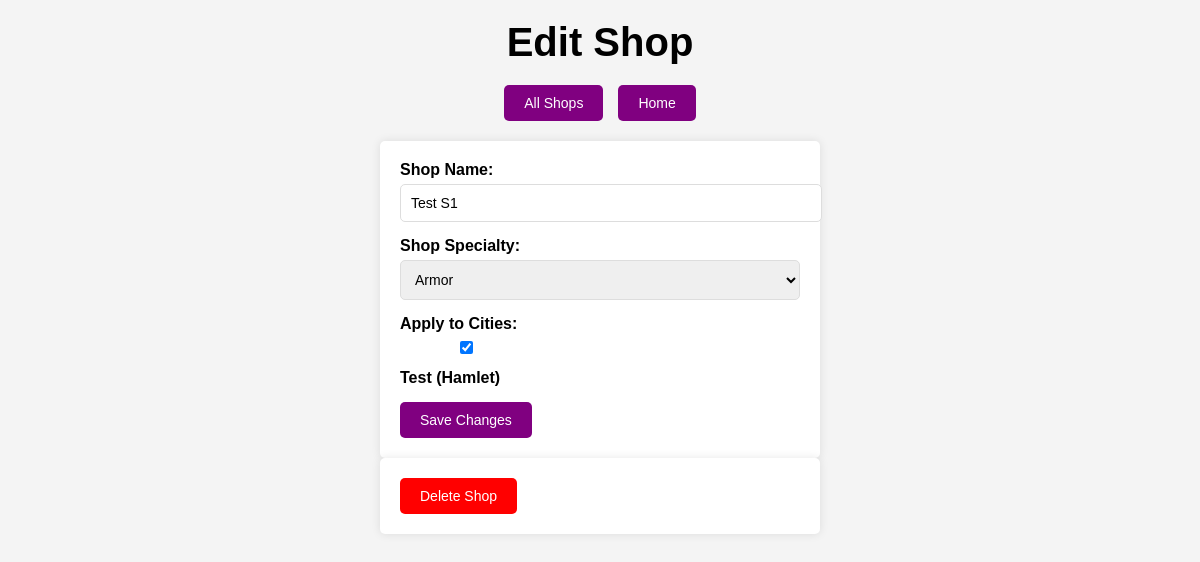
Page /shops/edit/1 on the committed database.
### app/models.py (models this page shows, shortened)
class Shop(db.Model):
    __tablename__ = "shops"
    shop_id = db.Column(db.Integer, primary_key=True)
    type = db.Column(db.String(100), nullable=False)
    name = db.Column(db.String(100), nullable=False)
    cities = db.relationship("City", secondary=shop_cities, back_populates="shops")
    inventory = db.relationship(
        "ShopInventory",
        back_populates="shop",
        cascade="all, delete-orphan"
    )

class City(db.Model):
    __tablename__ = "cities"
    city_id = db.Column(db.Integer, primary_key=True)
    name = db.Column(db.String(100), nullable=False, index=True)
    size = db.Column(db.String(50))
    population = db.Column(db.Integer)
    region = db.Column(db.String(100), index=True)
    shops = db.relationship("Shop", secondary=shop_cities, back_populates="cities", cascade="all, delete")

### app/routes/shop_routes.py (the view, shortened to what this page needs)
@shop_bp.route('/edit/<int:shop_id>', methods=['GET', 'POST'])
def edit_shop(shop_id):
    shop = Shop.query.get_or_404(shop_id)
    cities = City.query.all()
    linked_city_ids = [city.city_id for city in shop.cities]
    print(f"[DEBUG] Shop linked to cities: {linked_city_ids}")
    return render_template('GM_edit_shop.html', shop=shop, cities=cities, linked_city_ids=linked_city_ids)

### app/templates/GM_edit_shop.html (shortened to what this page needs)
<!DOCTYPE html>
<html>
<head>
</head>
<body>
    <h1>Edit Shop</h1>
    <div class="button-container">
        <button class="button" onclick="window.location.href='{{ url_for('shop.view_all_shops') }}'">All Shops</button>
        <button class="button" onclick="window.location.href='/'">Home</button>
    </div>
    <form method="POST">
        <label for="name">Shop Name:</label>
        <input type="text" id="name" name="name" value="{{ shop.name }}" required>
        <label for="type">Shop Specialty:</label>
        <select id="type" name="type" required>
            <option value="Armor" {% if shop.type == "Armor" %}selected{% endif %}>Armor</option>
        </select>
        <label for="cities">Apply to Cities:</label>
        <div class="checkbox-container">
            {% for city in cities %}
            <div>
                <input type="checkbox" id="city_{{ city.city_id }}" name="city_ids" value="{{ city.city_id }}"
                    {% if city.city_id in linked_city_ids %}checked{% endif %}>
                <label for="city_{{ city.city_id }}">{{ city.name }} ({{ city.size }})</label>
            </div>
            {% endfor %}
        </div>
        <div>
            <button type="submit">Save Changes</button>
        </div>
    </form>
    <form method="POST" action="{{ url_for('shop.delete_shop', shop_id=shop.shop_id) }}">
        <button type="submit" style="background-color: red;">Delete Shop</button>
    </form>
</body>
</html>

### app/templates/GM_edit_shop.html (style rules this page uses)
body { display: flex; flex-direction: column; align-items: center; justify-content: flex-start; height: 100vh; margin: 0; font-family: Arial, sans-serif; background-color: #f4f4f4; }
h1 { font-size: 2.5rem; color: black; margin-top: 20px; margin-bottom: 20px; }
.button-container { display: flex; justify-content: center; gap: 15px; margin-bottom: 20px; }
.button { background-color: purple; color: white; border: none; padding: 10px 20px; border-radius: 5px; font-size: 14px; cursor: pointer; transition: background-color 0.3s, transform 0.3s; }
form { display: flex; flex-direction: column; align-items: flex-start; background-color: white; padding: 20px; border-radius: 5px; box-shadow: 0 0 10px rgba(0, 0, 0, 0.1); width: 400px; }
label { margin-bottom: 5px; font-weight: bold; }
input, select { width: 100%; padding: 10px; margin-bottom: 15px; border: 1px solid #ddd; border-radius: 5px; font-size: 14px; }
.checkbox-container { display: flex; flex-direction: column; gap: 10px; margin-bottom: 15px; }
button[type="submit"] { background-color: purple; color: white; border: none; padding: 10px 20px; border-radius: 5px; cursor: pointer; font-size: 14px; transition: background-color 0.3s, transform 0.3s; }

### rows in the picture
Shop: name "Test S1", type "Armor"
City: city_id "☑", name "Test", size "Hamlet"
